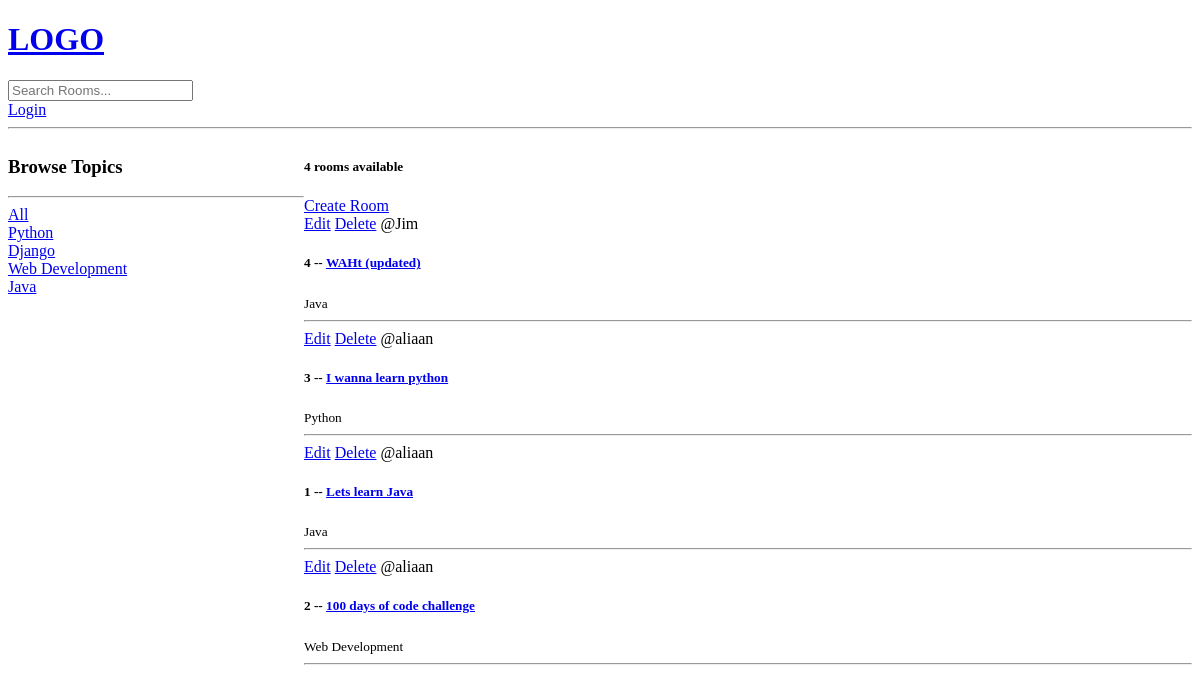
The app's page /, older data.
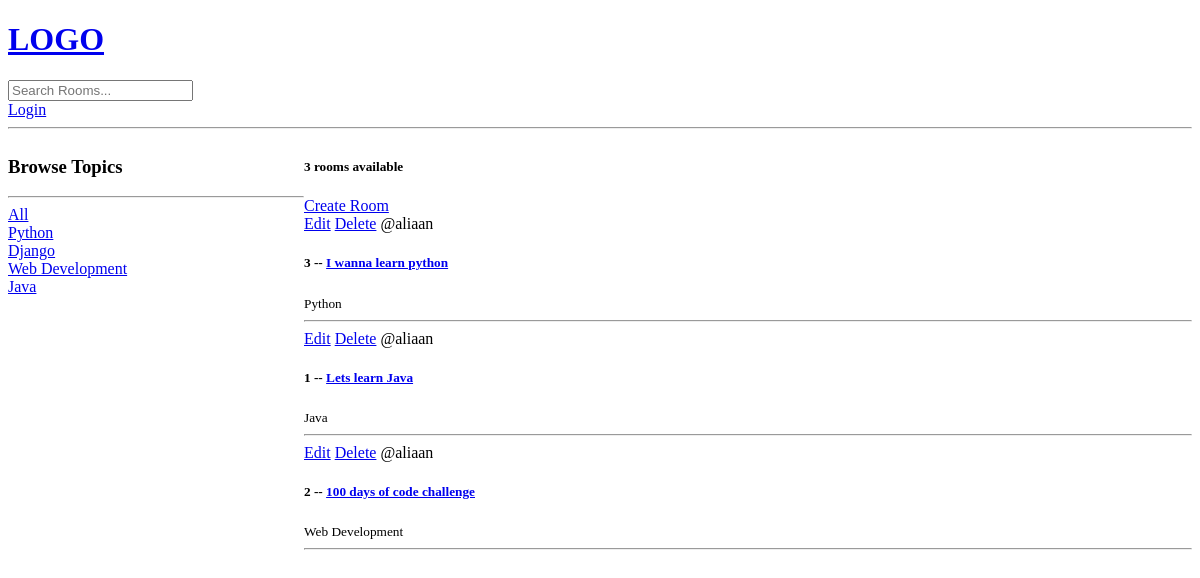
The same page, newer data.
### base/models.py (models this page shows, shortened)
class Topic(models.Model):
    name = models.CharField(max_length = 200) # Name of the topic

class Room(models.Model):
    host = models.ForeignKey(User, on_delete=models.SET_NULL, null = True) # The actual user that is connected. Relationship to a host.
    topic = models.ForeignKey(Topic, on_delete=models.SET_NULL, null = True) # A topic can have multiple rooms, but a room can only have one topic.
    name = models.CharField(max_length = 200) # Name of the room.
    description = models.TextField(null = True, blank = True) # Description of room. Makes sure the values can be left blank.
    updated = models.DateTimeField(auto_now = True) # Takes a snapshot of anytime the table (model instance) is updated. Takes a timestamp every time room is updated.
    created = models.DateTimeField(auto_now_add = True) # Takes a timestamp of when the instance was created.
    class Meta:
        ordering = ['-updated', '-created']

### base/views.py (the view)
# urls.py: path("", views.home, name = "home"),
def home(request):
    q = request.GET.get('q') if request.GET.get('q') != None else ''
    rooms = Room.objects.filter(
        Q(topic__name__icontains=q) |
        Q(name__icontains=q) |
        Q(description__icontains=q)
        )  # we can now search by three different values: topic_name, name and description.
    topics = Topic.objects.all()
    room_count = rooms.count()
    context = {"rooms" : rooms, 'topics': topics, 'room_count' : room_count}
    return render(request, "base/home.html", context)

### base/templates/base/home.html (shortened to what this page needs)
{% extends "main.html" %}
{% block content %}
<div class = "home-container">
    <div>
        <h3>Browse Topics</h3>
        <hr>
        <div>
            <a href = "{% url 'home'  %}">
                All
            </a>
        </div>
        {% for topic in topics %}
        <div>
            <a href = "{% url 'home'  %}?q={{topic.name}}">
                {{topic.name}}
            </a>
        </div>
        {% endfor %}
    </div>
    <div>
        <h5>{{room_count}} rooms available</h5>
        <a href = "{% url 'create-room' %}">Create Room</a>
        <div>
            {% for room in rooms %}
            <div>
                <a href = "{% url 'update-room' room.id %}">Edit</a>
                <a href = "{% url 'delete-room' room.id %}">Delete</a>
                <span>@{{room.host.username}} </span>
                <h5>{{room.id}} -- <a href = "{% url 'room' room.id %}">{{room.name}}</a></h5>
                <small>{{room.topic.name}} </small>
                <hr>
            </div>
            {% endfor %}
        </div>
    </div>
</div>
{% endblock content %}

### templates/main.html (shortened to what this page needs)
<!DOCTYPE html>
<html lang="en">
<head>
</head>
<body>
    {% include "navbar.html" %}
    {% block content %}
    {% endblock %}
</body>
</html>

### templates/navbar.html
<a href = "/">
    <h1>LOGO</h1>
</a>
<form method = "GET" action = "{% url 'home' %}">
    <input type = "text" name = "q" placeholder = "Search Rooms..." />
</form>
<a href = "{% url 'login' %}">Login</a>
<hr>

### base/templates/base/home.html (style rules this page uses)
.home-container { display : grid; grid-template-columns: 1fr 3fr; }

Row changes from the older to the newer data that the page shows:
removed Room: host.username "Jim", id "4", name "WAHt (updated)", topic.name "Java"
Text that changed along with them:
{{ room_count }}: "4" → "3"
